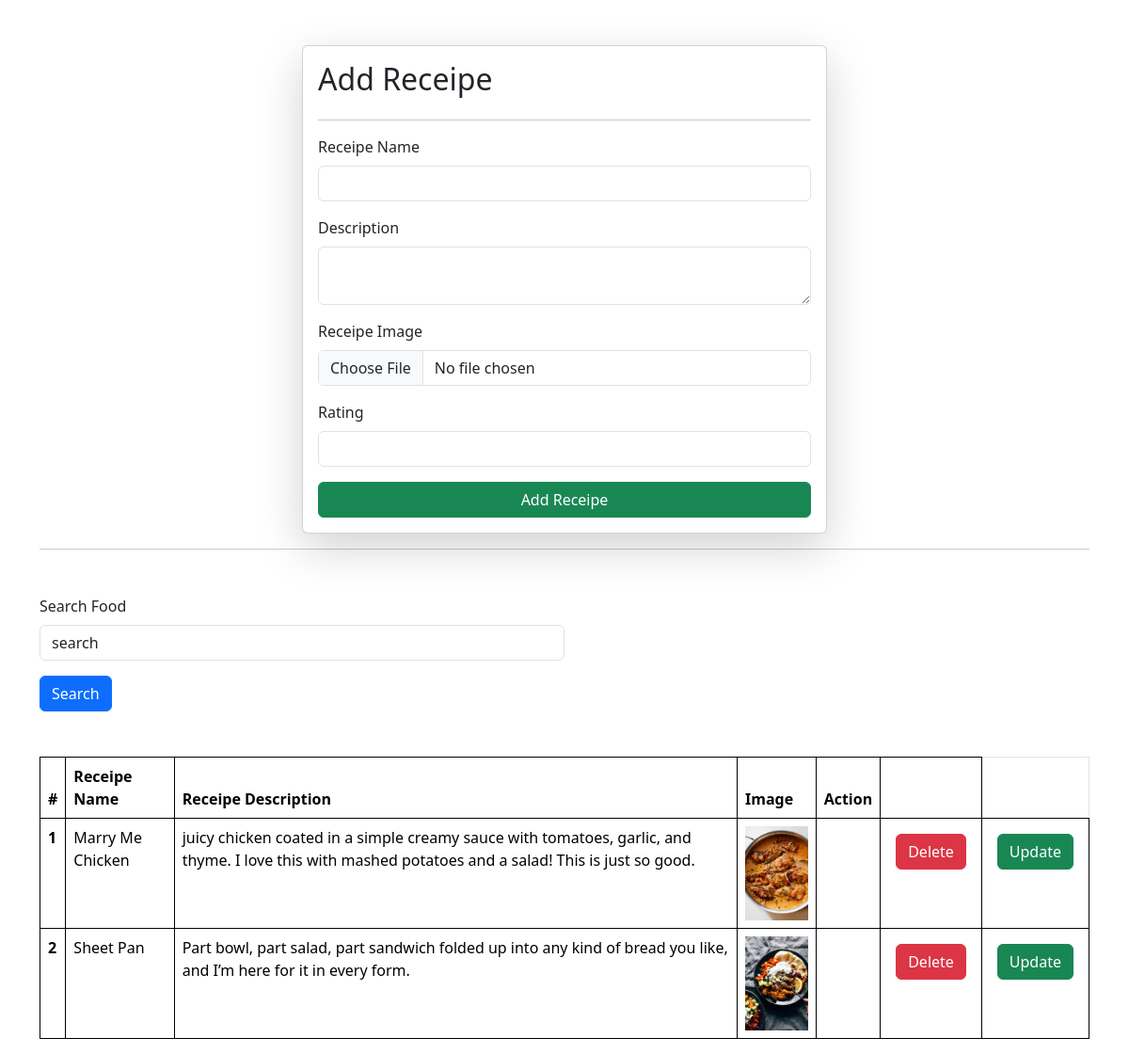
Screenshot of /receipes/ with the database file from the repository.
### vege/models.py (models this page shows)
class Receipe(models.Model):
    user = models.ForeignKey(User, on_delete=models.SET_NULL, null=True, blank=True)
    name = models.CharField(max_length=50)
    description = models.TextField()
    receipe_image = models.ImageField(upload_to="receipe")

### vege/views.py (the view, shortened to what this page needs)
# urls.py: path("receipes/",receipe,name='receipe'),
def receipe(request):
   queryset = Receipe.objects.all()
   context = {"receipe": queryset}
   return render(request, 'receipes.html', context)

### vege/templates/receipes.html (shortened to what this page needs)
{% extends "base.html" %}
{% block start %}
<div class="container mt-5">
    <form class="col-6 mx-auto card p-3 shadow-lg" method="POST" enctype="multipart/form-data">
        <h2>Add Receipe</h2>
        <hr>
        <div class="mb-3">
            <label for="disabledTextInput" class="form-label">Receipe Name</label>
            <input type="text" required class="form-control" name="name">
        </div>
        <div class="mb-3">
            <label for="disabledSelect" required class="form-label">Description</label>
            <textarea class="form-control" name="description"></textarea>
        </div>
        <div class="mb-3">
            <label for="disabledSelect" class="form-label">Receipe Image</label>
            <input type="file" class="form-control" name="receipe_image">
        </div>
        <div class="mb-3">
            <label for="rating" class="form-label">Rating</label>
            <input type="number" class="form-control" name="rating" min="0" max="5" required>
        </div>
        <button type="submit" class="btn btn-success">Add Receipe</button>
    </form>
    <hr>
    <div class="mt-5">
        <div class="ma-auto col-6">
            <form>
                <div class="mb-3">
                    <label for="disabledSelect" class="form-label">Search Food</label>
                    <input type="text" value="search" class="form-control" name="name">
                </div>
                <button type="submit" class="btn btn-primary">Search</button>
            </form>
        </div>
    </div>
    <table class="table mt-5">
        <thead>
            <tr>
                <th scope="col">#</th>
                <th scope="col">Receipe Name</th>
                <th scope="col">Receipe Description</th>
                <th scope="col">Image</th>
                <th scope="col">Action</th>
                <th scope="col"></th>
            </tr>
        </thead>
        <tbody>
            {% for receipes in receipe %}
            <tr>
                <th scope="row">{{ forloop.counter }}</th>
                <td>{{ receipes.name }}</td>
                <td>{{ receipes.description }}</td>
                <td><img src="/media/{{ receipes.receipe_image }}" style="height:100px"></td>
                <td>{{ receipes.rating }}</td>
                <td><a href="/delete-receipe/{{ receipes.id }}/" class="btn btn-danger m-2">Delete</a></td>
                <td><a href="/update-receipe/{{ receipes.id }}/" class="btn btn-success m-2">Update</a></td>
            </tr>
            {% endfor %}
        </tbody>
    </table>
</div>
{% endblock %}

### home/templates/base.html (shortened to what this page needs)
<!DOCTYPE html>
<html lang="en">
<head>
    <link href="https://cdn.jsdelivr.net/npm/bootstrap@5.3.3/dist/css/bootstrap.min.css" rel="stylesheet">
</head>
<body>
      {% block start %}
      {% endblock %}
</body>
</html>

### home/templates/base.html (style rules this page uses)
table, th, td { border: 1px solid black; }

### rows the page displays
Receipe: name "Marry Me Chicken", description "juicy chicken coated in a simple creamy sauce with tomatoes, garlic, and thyme. I love this with mashed potatoes and a salad! This is just so good.", receipe_image (picture)
Receipe: name "Sheet Pan", description "Part bowl, part salad, part sandwich folded up into any kind of bread you like, and I’m here for it in every form.", receipe_image (picture)
